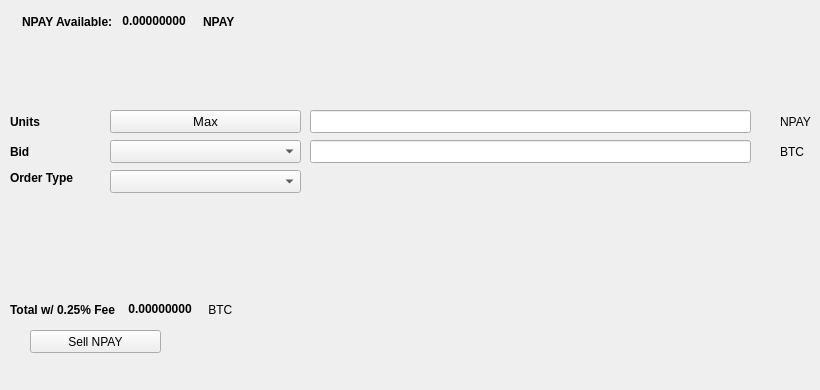
   <widget class="QWidget" name="SellTab">
    <attribute name="title">
     <string>Sell</string>
    </attribute>
    <widget class="QLabel" name="label_16">
     <property name="geometry">
      <rect>
       <x>780</x>
       <y>140</y>
       <width>31</width>
       <height>23</height>
      </rect>
     </property>
     <property name="text">
      <string>BTC</string>
     </property>
    </widget>
    <widget class="QComboBox" name="SellBidcomboBox">
     <property name="geometry">
      <rect>
       <x>110</x>
       <y>140</y>
       <width>191</width>
       <height>23</height>
      </rect>
     </property>
     <property name="font">
      <font>
       <pointsize>10</pointsize>
      </font>
     </property>
    </widget>
    <widget class="QLabel" name="label_18">
     <property name="geometry">
      <rect>
       <x>10</x>
       <y>110</y>
       <width>46</width>
       <height>23</height>
      </rect>
     </property>
     <property name="font">
      <font>
       <weight>75</weight>
       <bold>true</bold>
      </font>
     </property>
     <property name="text">
      <string>Units</string>
     </property>
    </widget>
    <widget class="QPushButton" name="Sell_Max_Amount">
     <property name="geometry">
      <rect>
       <x>110</x>
       <y>110</y>
       <width>191</width>
       <height>23</height>
      </rect>
     </property>
     <property name="font">
      <font>
       <pointsize>10</pointsize>
      </font>
     </property>
     <property name="text">
      <string>Max</string>
     </property>
    </widget>
    <widget class="QLabel" name="label_20">
     <property name="geometry">
      <rect>
       <x>10</x>
       <y>170</y>
       <width>91</width>
       <height>16</height>
      </rect>
     </property>
     <property name="font">
      <font>
       <weight>75</weight>
       <bold>true</bold>
      </font>
     </property>
     <property name="text">
      <string>Order Type</string>
     </property>
    </widget>
    <widget class="QComboBox" name="SellOrdertypeCombo">
     <property name="geometry">
      <rect>
       <x>110</x>
       <y>170</y>
       <width>191</width>
       <height>23</height>
      </rect>
     </property>
     <property name="font">
      <font>
       <pointsize>10</pointsize>
      </font>
     </property>
    </widget>
    <widget class="QLabel" name="label_21">
     <property name="geometry">
      <rect>
       <x>10</x>
       <y>140</y>
       <width>46</width>
       <height>23</height>
      </rect>
     </property>
     <property name="font">
      <font>
       <weight>75</weight>
       <bold>true</bold>
      </font>
     </property>
     <property name="text">
      <string>Bid</string>
     </property>
    </widget>
    <widget class="QLabel" name="label_22">
     <property name="geometry">
      <rect>
       <x>780</x>
       <y>110</y>
       <width>31</width>
       <height>23</height>
      </rect>
     </property>
     <property name="text">
      <string>NPAY</string>
     </property>
    </widget>
    <widget class="QLineEdit" name="UnitsInputNPAY">
     <property name="geometry">
      <rect>
       <x>310</x>
       <y>110</y>
       <width>441</width>
       <height>23</height>
      </rect>
     </property>
     <property name="font">
      <font>
       <pointsize>9</pointsize>
       <weight>75</weight>
       <bold>true</bold>
      </font>
     </property>
    </widget>
    <widget class="QLineEdit" name="SellBidPriceEdit">
     <property name="geometry">
      <rect>
       <x>310</x>
       <y>140</y>
       <width>441</width>
       <height>23</height>
      </rect>
     </property>
     <property name="font">
      <font>
       <pointsize>9</pointsize>
       <weight>75</weight>
       <bold>true</bold>
      </font>
     </property>
    </widget>
    <widget class="QPushButton" name="SellNPAYBTN">
     <property name="geometry">
      <rect>
       <x>30</x>
       <y>330</y>
       <width>131</width>
       <height>23</height>
      </rect>
     </property>
     <property name="text">
      <string>Sell NPAY</string>
     </property>
     <property name="icon">
      <iconset resource="../npaynetwork">
       <normaloff>:/icons/bitcoin</normaloff>:/icons/bitcoin</iconset>
     </property>
    </widget>
    <widget class="QWidget" name="layoutWidget3">
     <property name="geometry">
      <rect>
       <x>22</x>
       <y>12</y>
       <width>258</width>
       <height>19</height>
      </rect>
     </property>
     <layout class="QHBoxLayout" name="horizontalLayout">
      <item>
       <widget class="QLabel" name="label232_2">
        <property name="font">
         <font>
          <weight>75</weight>
          <bold>true</bold>
         </font>
        </property>
        <property name="text">
         <string>NPAY Available:</string>
        </property>
       </widget>
      </item>
      <item>
       <widget class="QLabel" name="NPAYAvailableLabel">
        <property name="palette">
         <palette>
          <active>
           <colorrole role="WindowText">
            <brush brushstyle="SolidPattern">
             <color alpha="255">
              <red>0</red>
              <green>0</green>
              <blue>0</blue>
             </color>
            </brush>
           </colorrole>
           <colorrole role="Button">
            <brush brushstyle="SolidPattern">
             <color alpha="255">
              <red>0</red>
              <green>170</green>
              <blue>0</blue>
             </color>
            </brush>
           </colorrole>
           <colorrole role="Light">
            <brush brushstyle="SolidPattern">
             <color alpha="255">
              <red>0</red>
              <green>255</green>
              <blue>0</blue>
             </color>
            </brush>
           </colorrole>
           <colorrole role="Midlight">
            <brush brushstyle="SolidPattern">
             <color alpha="255">
              <red>0</red>
              <green>212</green>
              <blue>0</blue>
             </color>
            </brush>
           </colorrole>
           <colorrole role="Dark">
            <brush brushstyle="SolidPattern">
             <color alpha="255">
              <red>0</red>
              <green>85</green>
              <blue>0</blue>
             </color>
            </brush>
           </colorrole>
           <colorrole role="Mid">
            <brush brushstyle="SolidPattern">
             <color alpha="255">
              <red>0</red>
              <green>113</green>
              <blue>0</blue>
             </color>
            </brush>
           </colorrole>
           <colorrole role="Text">
            <brush brushstyle="SolidPattern">
             <color alpha="255">
              <red>0</red>
              <green>170</green>
              <blue>0</blue>
             </color>
            </brush>
           </colorrole>
           <colorrole role="BrightText">
            <brush brushstyle="SolidPattern">
             <color alpha="255">
              <red>255</red>
              <green>255</green>
              <blue>255</blue>
             </color>
            </brush>
           </colorrole>
           <colorrole role="ButtonText">
            <brush brushstyle="SolidPattern">
             <color alpha="255">
              <red>0</red>
              <green>0</green>
              <blue>0</blue>
             </color>
            </brush>
           </colorrole>
           <colorrole role="Base">
            <brush brushstyle="SolidPattern">
             <color alpha="255">
              <red>255</red>
              <green>255</green>
              <blue>255</blue>
             </color>
            </brush>
           </colorrole>
           <colorrole role="Window">
            <brush brushstyle="SolidPattern">
             <color alpha="255">
              <red>0</red>
              <green>170</green>
              <blue>0</blue>
             </color>
            </brush>
           </colorrole>
           <colorrole role="Shadow">
            <brush brushstyle="SolidPattern">
             <color alpha="255">
              <red>0</red>
              <green>0</green>
              <blue>0</blue>
             </color>
            </brush>
           </colorrole>
           <colorrole role="AlternateBase">
            <brush brushstyle="SolidPattern">
             <color alpha="255">
              <red>127</red>
              <green>212</green>
              <blue>127</blue>
             </color>
            </brush>
           </colorrole>
           <colorrole role="ToolTipBase">
            <brush brushstyle="SolidPattern">
             <color alpha="255">
              <red>255</red>
              <green>255</green>
              <blue>220</blue>
             </color>
            </brush>
           </colorrole>
           <colorrole role="ToolTipText">
            <brush brushstyle="SolidPattern">
             <color alpha="255">
              <red>0</red>
              <green>0</green>
              <blue>0</blue>
             </color>
            </brush>
           </colorrole>
          </active>
          <inactive>
           <colorrole role="WindowText">
            <brush brushstyle="SolidPattern">
             <color alpha="255">
              <red>0</red>
              <green>0</green>
              <blue>0</blue>
             </color>
            </brush>
           </colorrole>
           <colorrole role="Button">
            <brush brushstyle="SolidPattern">
             <color alpha="255">
              <red>0</red>
              <green>170</green>
              <blue>0</blue>
             </color>
            </brush>
           </colorrole>
           <colorrole role="Light">
            <brush brushstyle="SolidPattern">
             <color alpha="255">
              <red>0</red>
              <green>255</green>
              <blue>0</blue>
             </color>
            </brush>
           </colorrole>
           <colorrole role="Midlight">
            <brush brushstyle="SolidPattern">
             <color alpha="255">
              <red>0</red>
              <green>212</green>
              <blue>0</blue>
             </color>
            </brush>
           </colorrole>
           <colorrole role="Dark">
            <brush brushstyle="SolidPattern">
             <color alpha="255">
              <red>0</red>
              <green>85</green>
              <blue>0</blue>
             </color>
            </brush>
           </colorrole>
           <colorrole role="Mid">
            <brush brushstyle="SolidPattern">
             <color alpha="255">
              <red>0</red>
              <green>113</green>
              <blue>0</blue>
             </color>
            </brush>
           </colorrole>
           <colorrole role="Text">
            <brush brushstyle="SolidPattern">
             <color alpha="255">
              <red>0</red>
              <green>170</green>
              <blue>0</blue>
             </color>
            </brush>
           </colorrole>
           <colorrole role="BrightText">
            <brush brushstyle="SolidPattern">
             <color alpha="255">
              <red>255</red>
              <green>255</green>
              <blue>255</blue>
             </color>
            </brush>
           </colorrole>
           <colorrole role="ButtonText">
            <brush brushstyle="SolidPattern">
             <color alpha="255">
              <red>0</red>
              <green>0</green>
              <blue>0</blue>
             </color>
            </brush>
           </colorrole>
           <colorrole role="Base">
            <brush brushstyle="SolidPattern">
             <color alpha="255">
              <red>255</red>
              <green>255</green>
              <blue>255</blue>
             </color>
            </brush>
           </colorrole>
           <colorrole role="Window">
            <brush brushstyle="SolidPattern">
             <color alpha="255">
              <red>0</red>
              <green>170</green>
              <blue>0</blue>
             </color>
            </brush>
           </colorrole>
           <colorrole role="Shadow">
            <brush brushstyle="SolidPattern">
             <color alpha="255">
              <red>0</red>
              <green>0</green>
              <blue>0</blue>
             </color>
            </brush>
           </colorrole>
           <colorrole role="AlternateBase">
            <brush brushstyle="SolidPattern">
             <color alpha="255">
              <red>127</red>
              <green>212</green>
              <blue>127</blue>
             </color>
            </brush>
           </colorrole>
           <colorrole role="ToolTipBase">
            <brush brushstyle="SolidPattern">
             <color alpha="255">
              <red>255</red>
              <green>255</green>
              <blue>220</blue>
             </color>
            </brush>
           </colorrole>
           <colorrole role="ToolTipText">
            <brush brushstyle="SolidPattern">
             <color alpha="255">
              <red>0</red>
              <green>0</green>
              <blue>0</blue>
             </color>
            </brush>
           </colorrole>
          </inactive>
          <disabled>
           <colorrole role="WindowText">
            <brush brushstyle="SolidPattern">
             <color alpha="255">
              <red>0</red>
              <green>85</green>
              <blue>0</blue>
             </color>
            </brush>
           </colorrole>
           <colorrole role="Button">
            <brush brushstyle="SolidPattern">
             <color alpha="255">
              <red>0</red>
              <green>170</green>
              <blue>0</blue>
             </color>
            </brush>
           </colorrole>
           <colorrole role="Light">
            <brush brushstyle="SolidPattern">
             <color alpha="255">
              <red>0</red>
              <green>255</green>
              <blue>0</blue>
             </color>
            </brush>
           </colorrole>
           <colorrole role="Midlight">
            <brush brushstyle="SolidPattern">
             <color alpha="255">
              <red>0</red>
              <green>212</green>
              <blue>0</blue>
             </color>
            </brush>
           </colorrole>
           <colorrole role="Dark">
            <brush brushstyle="SolidPattern">
             <color alpha="255">
              <red>0</red>
              <green>85</green>
              <blue>0</blue>
             </color>
            </brush>
           </colorrole>
           <colorrole role="Mid">
            <brush brushstyle="SolidPattern">
             <color alpha="255">
              <red>0</red>
              <green>113</green>
              <blue>0</blue>
             </color>
            </brush>
           </colorrole>
           <colorrole role="Text">
            <brush brushstyle="SolidPattern">
             <color alpha="255">
              <red>0</red>
              <green>85</green>
              <blue>0</blue>
             </color>
            </brush>
           </colorrole>
           <colorrole role="BrightText">
            <brush brushstyle="SolidPattern">
             <color alpha="255">
              <red>255</red>
              <green>255</green>
              <blue>255</blue>
             </color>
            </brush>
           </colorrole>
           <colorrole role="ButtonText">
            <brush brushstyle="SolidPattern">
             <color alpha="255">
              <red>0</red>
              <green>85</green>
              <blue>0</blue>
             </color>
            </brush>
           </colorrole>
           <colorrole role="Base">
            <brush brushstyle="SolidPattern">
             <color alpha="255">
              <red>0</red>
              <green>170</green>
              <blue>0</blue>
             </color>
            </brush>
           </colorrole>
           <colorrole role="Window">
            <brush brushstyle="SolidPattern">
             <color alpha="255">
              <red>0</red>
              <green>170</green>
              <blue>0</blue>
             </color>
            </brush>
           </colorrole>
           <colorrole role="Shadow">
            <brush brushstyle="SolidPattern">
             <color alpha="255">
              <red>0</red>
              <green>0</green>
              <blue>0</blue>
             </color>
            </brush>
           </colorrole>
           <colorrole role="AlternateBase">
            <brush brushstyle="SolidPattern">
             <color alpha="255">
              <red>0</red>
              <green>170</green>
              <blue>0</blue>
             </color>
            </brush>
           </colorrole>
           <colorrole role="ToolTipBase">
            <brush brushstyle="SolidPattern">
             <color alpha="255">
              <red>255</red>
              <green>255</green>
              <blue>220</blue>
             </color>
            </brush>
           </colorrole>
           <colorrole role="ToolTipText">
            <brush brushstyle="SolidPattern">
             <color alpha="255">
              <red>0</red>
              <green>0</green>
              <blue>0</blue>
             </color>
            </brush>
           </colorrole>
          </disabled>
         </palette>
        </property>
        <property name="font">
         <font>
          <weight>75</weight>
          <bold>true</bold>
         </font>
        </property>
        <property name="text">
         <string> 0.00000000 </string>
        </property>
        <property name="textInteractionFlags">
         <set>Qt::LinksAccessibleByMouse|Qt::TextSelectableByKeyboard|Qt::TextSelectableByMouse</set>
        </property>
       </widget>
      </item>
      <item>
       <widget class="QLabel" name="labelNPAY">
        <property name="font">
         <font>
          <weight>75</weight>
          <bold>true</bold>
         </font>
        </property>
        <property name="text">
         <string>NPAY</string>
        </property>
       </widget>
      </item>
     </layout>
    </widget>
    <widget class="QWidget" name="layoutWidget">
     <property name="geometry">
      <rect>
       <x>10</x>
       <y>300</y>
       <width>268</width>
       <height>19</height>
      </rect>
     </property>
     <layout class="QHBoxLayout" name="horizontalLayout_2">
      <item>
       <widget class="QLabel" name="label_19">
        <property name="font">
         <font>
          <weight>75</weight>
          <bold>true</bold>
         </font>
        </property>
        <property name="text">
         <string>Total w/ 0.25% Fee </string>
        </property>
       </widget>
      </item>
      <item>
       <widget class="QLabel" name="SellCostLabel">
        <property name="palette">
         <palette>
          <active>
           <colorrole role="WindowText">
            <brush brushstyle="SolidPattern">
             <color alpha="255">
              <red>0</red>
              <green>0</green>
              <blue>0</blue>
             </color>
            </brush>
           </colorrole>
           <colorrole role="Button">
            <brush brushstyle="SolidPattern">
             <color alpha="255">
              <red>0</red>
              <green>170</green>
              <blue>0</blue>
             </color>
            </brush>
           </colorrole>
           <colorrole role="Light">
            <brush brushstyle="SolidPattern">
             <color alpha="255">
              <red>0</red>
              <green>255</green>
              <blue>0</blue>
             </color>
            </brush>
           </colorrole>
           <colorrole role="Midlight">
            <brush brushstyle="SolidPattern">
             <color alpha="255">
              <red>0</red>
              <green>212</green>
              <blue>0</blue>
             </color>
            </brush>
           </colorrole>
           <colorrole role="Dark">
            <brush brushstyle="SolidPattern">
             <color alpha="255">
              <red>0</red>
              <green>85</green>
              <blue>0</blue>
             </color>
            </brush>
           </colorrole>
           <colorrole role="Mid">
            <brush brushstyle="SolidPattern">
             <color alpha="255">
              <red>0</red>
              <green>113</green>
              <blue>0</blue>
             </color>
            </brush>
           </colorrole>
           <colorrole role="Text">
            <brush brushstyle="SolidPattern">
             <color alpha="255">
              <red>0</red>
              <green>170</green>
              <blue>0</blue>
             </color>
            </brush>
           </colorrole>
           <colorrole role="BrightText">
            <brush brushstyle="SolidPattern">
             <color alpha="255">
              <red>255</red>
              <green>255</green>
              <blue>255</blue>
             </color>
            </brush>
           </colorrole>
           <colorrole role="ButtonText">
            <brush brushstyle="SolidPattern">
             <color alpha="255">
              <red>0</red>
              <green>0</green>
              <blue>0</blue>
             </color>
            </brush>
           </colorrole>
           <colorrole role="Base">
            <brush brushstyle="SolidPattern">
             <color alpha="255">
              <red>255</red>
              <green>255</green>
              <blue>255</blue>
             </color>
            </brush>
           </colorrole>
           <colorrole role="Window">
            <brush brushstyle="SolidPattern">
             <color alpha="255">
              <red>0</red>
              <green>170</green>
              <blue>0</blue>
             </color>
            </brush>
           </colorrole>
           <colorrole role="Shadow">
            <brush brushstyle="SolidPattern">
             <color alpha="255">
              <red>0</red>
              <green>0</green>
              <blue>0</blue>
             </color>
            </brush>
           </colorrole>
           <colorrole role="AlternateBase">
            <brush brushstyle="SolidPattern">
             <color alpha="255">
              <red>127</red>
              <green>212</green>
              <blue>127</blue>
             </color>
            </brush>
           </colorrole>
           <colorrole role="ToolTipBase">
            <brush brushstyle="SolidPattern">
             <color alpha="255">
              <red>255</red>
              <green>255</green>
              <blue>220</blue>
             </color>
            </brush>
           </colorrole>
           <colorrole role="ToolTipText">
            <brush brushstyle="SolidPattern">
             <color alpha="255">
              <red>0</red>
              <green>0</green>
              <blue>0</blue>
             </color>
            </brush>
           </colorrole>
          </active>
          <inactive>
           <colorrole role="WindowText">
            <brush brushstyle="SolidPattern">
             <color alpha="255">
              <red>0</red>
              <green>0</green>
              <blue>0</blue>
             </color>
            </brush>
           </colorrole>
           <colorrole role="Button">
            <brush brushstyle="SolidPattern">
             <color alpha="255">
              <red>0</red>
              <green>170</green>
              <blue>0</blue>
             </color>
            </brush>
           </colorrole>
           <colorrole role="Light">
            <brush brushstyle="SolidPattern">
             <color alpha="255">
              <red>0</red>
              <green>255</green>
              <blue>0</blue>
             </color>
            </brush>
           </colorrole>
           <colorrole role="Midlight">
            <brush brushstyle="SolidPattern">
             <color alpha="255">
              <red>0</red>
              <green>212</green>
              <blue>0</blue>
             </color>
            </brush>
           </colorrole>
           <colorrole role="Dark">
            <brush brushstyle="SolidPattern">
             <color alpha="255">
              <red>0</red>
              <green>85</green>
              <blue>0</blue>
             </color>
            </brush>
           </colorrole>
           <colorrole role="Mid">
            <brush brushstyle="SolidPattern">
             <color alpha="255">
              <red>0</red>
              <green>113</green>
              <blue>0</blue>
             </color>
            </brush>
           </colorrole>
           <colorrole role="Text">
            <brush brushstyle="SolidPattern">
             <color alpha="255">
              <red>0</red>
              <green>170</green>
              <blue>0</blue>
             </color>
            </brush>
           </colorrole>
           <colorrole role="BrightText">
            <brush brushstyle="SolidPattern">
             <color alpha="255">
              <red>255</red>
              <green>255</green>
              <blue>255</blue>
             </color>
            </brush>
           </colorrole>
           <colorrole role="ButtonText">
            <brush brushstyle="SolidPattern">
             <color alpha="255">
              <red>0</red>
              <green>0</green>
              <blue>0</blue>
             </color>
            </brush>
           </colorrole>
           <colorrole role="Base">
            <brush brushstyle="SolidPattern">
             <color alpha="255">
              <red>255</red>
              <green>255</green>
              <blue>255</blue>
             </color>
            </brush>
           </colorrole>
           <colorrole role="Window">
            <brush brushstyle="SolidPattern">
             <color alpha="255">
              <red>0</red>
              <green>170</green>
              <blue>0</blue>
             </color>
            </brush>
           </colorrole>
           <colorrole role="Shadow">
            <brush brushstyle="SolidPattern">
             <color alpha="255">
              <red>0</red>
              <green>0</green>
              <blue>0</blue>
             </color>
            </brush>
           </colorrole>
           <colorrole role="AlternateBase">
            <brush brushstyle="SolidPattern">
             <color alpha="255">
              <red>127</red>
              <green>212</green>
              <blue>127</blue>
             </color>
            </brush>
           </colorrole>
           <colorrole role="ToolTipBase">
            <brush brushstyle="SolidPattern">
             <color alpha="255">
              <red>255</red>
              <green>255</green>
              <blue>220</blue>
             </color>
            </brush>
           </colorrole>
           <colorrole role="ToolTipText">
            <brush brushstyle="SolidPattern">
             <color alpha="255">
              <red>0</red>
              <green>0</green>
              <blue>0</blue>
             </color>
            </brush>
           </colorrole>
          </inactive>
          <disabled>
           <colorrole role="WindowText">
            <brush brushstyle="SolidPattern">
             <color alpha="255">
              <red>0</red>
              <green>85</green>
              <blue>0</blue>
             </color>
            </brush>
           </colorrole>
           <colorrole role="Button">
            <brush brushstyle="SolidPattern">
             <color alpha="255">
              <red>0</red>
              <green>170</green>
              <blue>0</blue>
             </color>
            </brush>
           </colorrole>
           <colorrole role="Light">
            <brush brushstyle="SolidPattern">
             <color alpha="255">
              <red>0</red>
              <green>255</green>
              <blue>0</blue>
             </color>
            </brush>
           </colorrole>
           <colorrole role="Midlight">
            <brush brushstyle="SolidPattern">
             <color alpha="255">
              <red>0</red>
              <green>212</green>
              <blue>0</blue>
             </color>
            </brush>
           </colorrole>
           <colorrole role="Dark">
            <brush brushstyle="SolidPattern">
             <color alpha="255">
              <red>0</red>
              <green>85</green>
              <blue>0</blue>
             </color>
            </brush>
           </colorrole>
           <colorrole role="Mid">
            <brush brushstyle="SolidPattern">
             <color alpha="255">
              <red>0</red>
              <green>113</green>
              <blue>0</blue>
             </color>
            </brush>
           </colorrole>
           <colorrole role="Text">
            <brush brushstyle="SolidPattern">
             <color alpha="255">
              <red>0</red>
              <green>85</green>
              <blue>0</blue>
             </color>
            </brush>
           </colorrole>
           <colorrole role="BrightText">
            <brush brushstyle="SolidPattern">
             <color alpha="255">
              <red>255</red>
              <green>255</green>
              <blue>255</blue>
             </color>
            </brush>
           </colorrole>
           <colorrole role="ButtonText">
            <brush brushstyle="SolidPattern">
             <color alpha="255">
              <red>0</red>
              <green>85</green>
              <blue>0</blue>
             </color>
            </brush>
           </colorrole>
           <colorrole role="Base">
            <brush brushstyle="SolidPattern">
             <color alpha="255">
              <red>0</red>
              <green>170</green>
              <blue>0</blue>
             </color>
            </brush>
           </colorrole>
           <colorrole role="Window">
            <brush brushstyle="SolidPattern">
             <color alpha="255">
              <red>0</red>
              <green>170</green>
              <blue>0</blue>
             </color>
            </brush>
           </colorrole>
           <colorrole role="Shadow">
            <brush brushstyle="SolidPattern">
             <color alpha="255">
              <red>0</red>
              <green>0</green>
              <blue>0</blue>
             </color>
            </brush>
           </colorrole>
           <colorrole role="AlternateBase">
            <brush brushstyle="SolidPattern">
             <color alpha="255">
              <red>0</red>
              <green>170</green>
              <blue>0</blue>
             </color>
            </brush>
           </colorrole>
           <colorrole role="ToolTipBase">
            <brush brushstyle="SolidPattern">
             <color alpha="255">
              <red>255</red>
              <green>255</green>
              <blue>220</blue>
             </color>
            </brush>
           </colorrole>
           <colorrole role="ToolTipText">
            <brush brushstyle="SolidPattern">
             <color alpha="255">
              <red>0</red>
              <green>0</green>
              <blue>0</blue>
             </color>
            </brush>
           </colorrole>
          </disabled>
         </palette>
        </property>
        <property name="font">
         <font>
          <weight>75</weight>
          <bold>true</bold>
         </font>
        </property>
        <property name="autoFillBackground">
         <bool>false</bool>
        </property>
        <property name="text">
         <string> 0.00000000</string>
        </property>
        <property name="textInteractionFlags">
         <set>Qt::LinksAccessibleByMouse|Qt::TextSelectableByMouse</set>
        </property>
       </widget>
      </item>
      <item>
       <widget class="QLabel" name="label_17">
        <property name="font">
         <font>
          <weight>50</weight>
          <bold>false</bold>
         </font>
        </property>
        <property name="text">
         <string> BTC</string>
        </property>
       </widget>
      </item>
     </layout>
    </widget>
    <widget class="QLabel" name="label_23">
     <property name="geometry">
      <rect>
       <x>460</x>
       <y>300</y>
       <width>281</width>
       <height>81</height>
      </rect>
     </property>
     <property name="text">
      <string/>
     </property>
     <property name="pixmap">
      <pixmap>:/images/bittrex</pixmap>
     </property>
    </widget>
   </widget>
